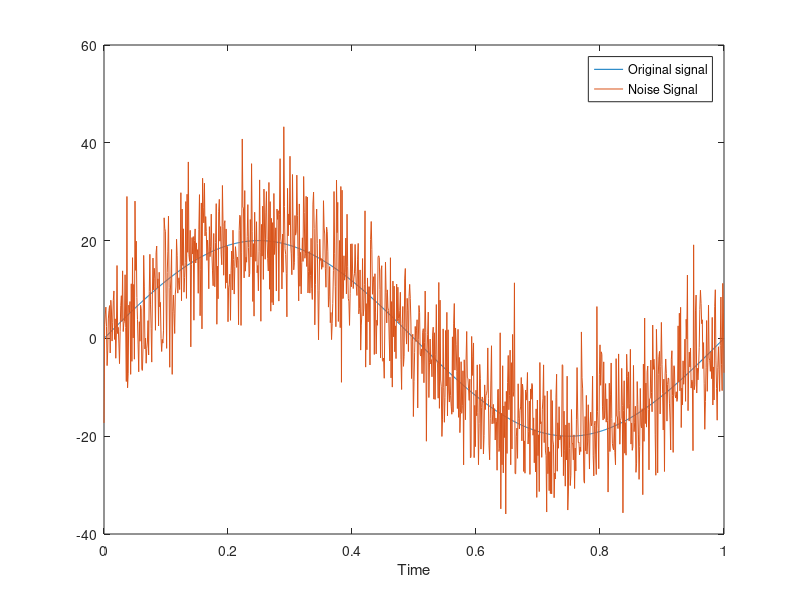

Write MATLAB code to recreate this figure.
%Sine wave Generation 
t = 0:0.001:1;
F  = 1;
SNR = 5; %Db
sinewave = 20*sin(2*pi*F*t);
NoiseSignal = awgn(sinewave,SNR,"measured" ...
   );
plot(t,sinewave,t,NoiseSignal);
xlabel('Time');
legend('Original signal','Noise Signal');
